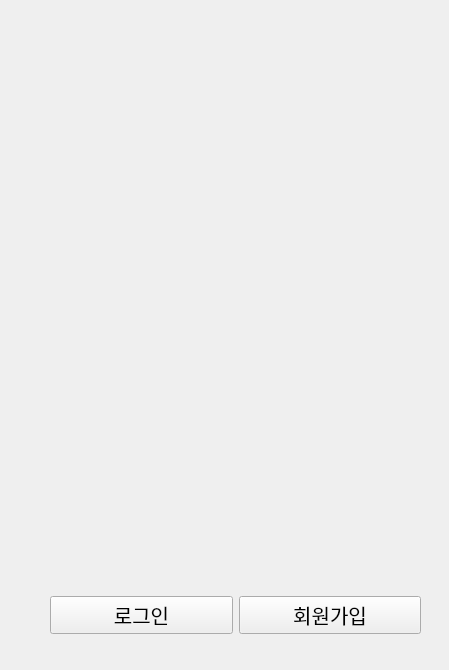
     <widget class="QWidget" name="startPage">
      <widget class="QLabel" name="logo">
       <property name="geometry">
        <rect>
         <x>40</x>
         <y>60</y>
         <width>400</width>
         <height>400</height>
        </rect>
       </property>
       <property name="styleSheet">
        <string notr="true">border-image:url(&quot;/Users/iot/Downloads/2303220808170960-removebg-preview.png&quot;)</string>
       </property>
       <property name="text">
        <string/>
       </property>
      </widget>
      <widget class="QWidget" name="layoutWidget">
       <property name="geometry">
        <rect>
         <x>50</x>
         <y>570</y>
         <width>371</width>
         <height>91</height>
        </rect>
       </property>
       <layout class="QHBoxLayout" name="horizontalLayout">
        <item>
         <widget class="QPushButton" name="btn_loginPage">
          <property name="font">
           <font>
            <pointsize>15</pointsize>
            <bold>false</bold>
           </font>
          </property>
          <property name="styleSheet">
           <string notr="true"/>
          </property>
          <property name="text">
           <string>로그인</string>
          </property>
         </widget>
        </item>
        <item>
         <widget class="QPushButton" name="btn_joinPage">
          <property name="font">
           <font>
            <pointsize>15</pointsize>
            <bold>false</bold>
           </font>
          </property>
          <property name="styleSheet">
           <string notr="true"/>
          </property>
          <property name="text">
           <string>회원가입</string>
          </property>
         </widget>
        </item>
       </layout>
      </widget>
     </widget>
